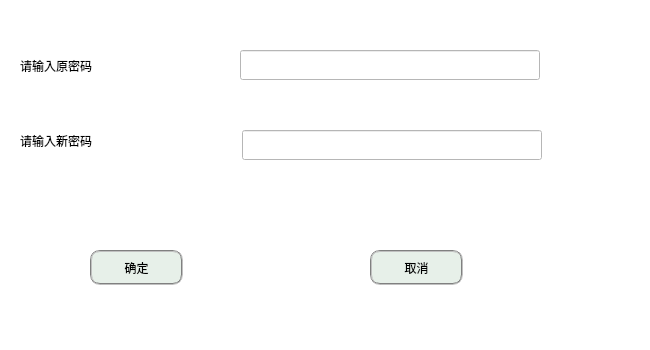
<?xml version="1.0" encoding="UTF-8"?>
<ui version="4.0">
 <class>rteacherP</class>
 <widget class="QDialog" name="rteacherP">
  <property name="geometry">
   <rect>
    <x>0</x>
    <y>0</y>
    <width>650</width>
    <height>350</height>
   </rect>
  </property>
  <property name="windowTitle">
   <string>修改密码</string>
  </property>
  <property name="styleSheet">
   <string notr="true">background-color: rgb(255, 255, 255);
font: 12pt &quot;等线&quot;;</string>
  </property>
  <property name="inputMethodHints">
   <set>Qt::ImhHiddenText</set>
  </property>
  <widget class="QLabel" name="label">
   <property name="geometry">
    <rect>
     <x>20</x>
     <y>50</y>
     <width>151</width>
     <height>31</height>
    </rect>
   </property>
   <property name="text">
    <string>请输入原密码</string>
   </property>
  </widget>
  <widget class="QLineEdit" name="oldEdit">
   <property name="geometry">
    <rect>
     <x>240</x>
     <y>50</y>
     <width>300</width>
     <height>30</height>
    </rect>
   </property>
   <property name="styleSheet">
    <string notr="true">
</string>
   </property>
   <property name="inputMethodHints">
    <set>Qt::ImhHiddenText</set>
   </property>
  </widget>
  <widget class="QLabel" name="label_2">
   <property name="geometry">
    <rect>
     <x>20</x>
     <y>120</y>
     <width>141</width>
     <height>41</height>
    </rect>
   </property>
   <property name="text">
    <string>请输入新密码</string>
   </property>
  </widget>
  <widget class="QLineEdit" name="newEdit">
   <property name="geometry">
    <rect>
     <x>242</x>
     <y>130</y>
     <width>300</width>
     <height>30</height>
    </rect>
   </property>
   <property name="styleSheet">
    <string notr="true"/>
   </property>
   <property name="inputMethodHints">
    <set>Qt::ImhHiddenText</set>
   </property>
  </widget>
  <widget class="QPushButton" name="RBtn_ok">
   <property name="geometry">
    <rect>
     <x>90</x>
     <y>250</y>
     <width>93</width>
     <height>35</height>
    </rect>
   </property>
   <property name="styleSheet">
    <string notr="true">border:2px groove gray;border-radius:10px;padding:2px 4px;
background-color: rgb(231, 240, 233);</string>
   </property>
   <property name="text">
    <string>确定</string>
   </property>
  </widget>
  <widget class="QPushButton" name="RBtn_no">
   <property name="geometry">
    <rect>
     <x>370</x>
     <y>250</y>
     <width>93</width>
     <height>35</height>
    </rect>
   </property>
   <property name="styleSheet">
    <string notr="true">border:2px groove gray;border-radius:10px;padding:2px 4px;
background-color: rgb(231, 240, 233);</string>
   </property>
   <property name="inputMethodHints">
    <set>Qt::ImhHiddenText</set>
   </property>
   <property name="text">
    <string>取消</string>
   </property>
  </widget>
 </widget>
 <resources/>
 <connections>
  <connection>
   <sender>RBtn_no</sender>
   <signal>clicked()</signal>
   <receiver>RTeacherp</receiver>
   <slot>close()</slot>
   <hints>
    <hint type="sourcelabel">
     <x>316</x>
     <y>263</y>
    </hint>
    <hint type="destinationlabel">
     <x>391</x>
     <y>197</y>
    </hint>
   </hints>
  </connection>
 </connections>
</ui>
